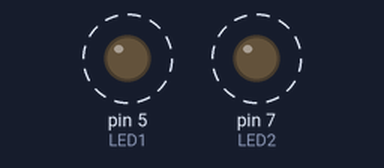
Bench run of a sketch on a simulated Arduino Uno, built with avr-gcc and run on an emulated ATmega328P. Parts: output pins drawn as LEDs (lit = HIGH). Dashed ring = blinking. What the sketch prints to the serial monitor is not drawn.

Above: at 0.05 s.
Timing chart, 0 to 3.0 s (numbered marks = the images above):
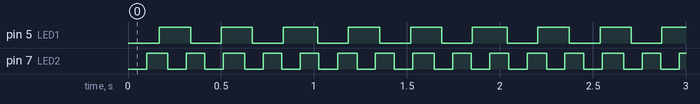

Measured:
- by itself, pin 5 (LED1): alternates HIGH for 0.17 s and LOW for 0.17 s
- by itself, pin 7 (LED2): alternates HIGH for 0.10 s and LOW for 0.10 s

The sketch:

5.ino
```cpp
/* Pomocí millis() rozblikejte dvě LED připojené na piny D5 a D7 frekvencí 3 a 5 Hz.
Vždy, když se rozsvítí obě LED, vypište do konzole "sviti obe LED". Tuto skutečnost (že svítí obě LED) kontrolujte jen při změnách stavu LED.
Zároveň do vhodných proměnných ukládejte kolikrát se rozsvítila každá LED a jednou za 10 s tyto dvě hodnoty vypište.
*/
#define LED1 5
#define LED2 7

int frekvence1 = 3;
int frekvence2 = 5;

unsigned long predchoziMillis1 = 0;
unsigned long predchoziMillis2 = 0;
unsigned long posledniVypis = 0;

unsigned long interval1 = 1000 / frekvence1 / 2;
unsigned long interval2 = 1000 / frekvence2 / 2;
unsigned long intervalVypis = 10000;

int blik1 = 0;
int blik2 = 0;

bool StavLed1 = LOW;
bool StavLed2 = LOW;

void setup() {
  pinMode(LED1, OUTPUT);
  pinMode(LED2, OUTPUT);
  Serial.begin(9600);
}

void loop() {
  if(millis() - predchoziMillis1 >= interval1){
    predchoziMillis1 = millis();
    StavLed1 = !StavLed1;
    digitalWrite(LED1, StavLed1);
    if(StavLed1){
      blik1++;
    }
  }
  if(millis() - predchoziMillis2 >= interval2){
    predchoziMillis2 = millis();
    StavLed2 = !StavLed2;
    digitalWrite(LED2, StavLed2);
    if(StavLed2){
      blik2++;
  }
  }
  if(StavLed1&&StavLed2){
    Serial.println("SVITEJ OBE TY KRIPLE");
  }
  if(millis() - posledniVypis >= intervalVypis ){
    posledniVypis = millis();
    Serial.println(blik1);
    Serial.println(blik2);
  }
}
```
